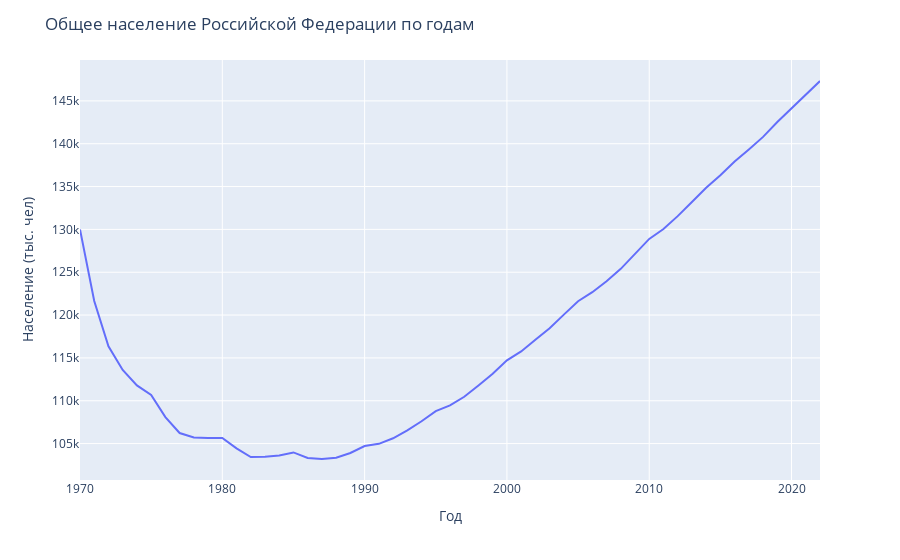

This figure's notebook cell:
### Code cell
fig = px.line(df1, x="Year", y="Population")
fig.update_layout(
    title="Общее население Российской Федерации по годам",
    yaxis_title="Население (тыс. чел)",
    xaxis_title="Год"
)
fig.show()

### Figure 1 — Plotly figure (JSON) as saved in the notebook; plotly's stock layout.template omitted (floating-point values rounded to 4 significant figures)
{"data": [{"hovertemplate": "Year=%{x}<br>Population=%{y}<extra></extra>", "legendgroup": "", "line": {"color": "#636efa", "dash": "solid"}, "marker": {"symbol": "circle"}, "mode": "lines", "name": "", "orientation": "v", "showlegend": false, "type": "scatter", "x": [1970, 1971, 1972, 1973, 1974, 1975, 1976, 1977, 1978, 1979, 1980, 1981, 1982, 1983, 1984, 1985, 1986, 1987, 1988, 1989, 1990, 1991, 1992, 1993, 1994, 1995, 1996, 1997, 1998, 1999, 2000, 2001, 2002, 2003, 2004, 2005, 2006, 2007, 2008, 2009, 2010, 2011, 2012, 2013, 2014, 2015, 2016, 2017, 2018, 2019, 2020, 2021, 2022], "xaxis": "x", "y": [130000, 121644, 116358, 113591, 111788, 110669, 108091, 106235, 105719, 105640, 105652, 104450, 103429, 103464, 103616, 103969, 103324, 103201, 103349, 103902, 104712, 104969, 105617, 106548, 107602, 108784, 109449, 110463, 111781, 113146, 114716, 115755, 117110, 118462, 120051, 121616, 122670, 123954, 125393, 127161, 128887, 130043, 131548, 133203, 134853, 136314, 137922, 139334, 140797, 142532, 144105, 145748, 147321], "yaxis": "y"}], "layout": {"autosize": true, "legend": {"tracegroupgap": 0}, "margin": {"t": 60}, "title": {"text": "Общее население Российской Федерации по годам"}, "xaxis": {"anchor": "y", "autorange": true, "domain": [0, 1], "range": [1970, 2022], "title": {"text": "Год"}, "type": "linear"}, "yaxis": {"anchor": "x", "autorange": true, "domain": [0, 1], "range": [100700.0, 149800.0], "title": {"text": "Население (тыс. чел)"}, "type": "linear"}}}
